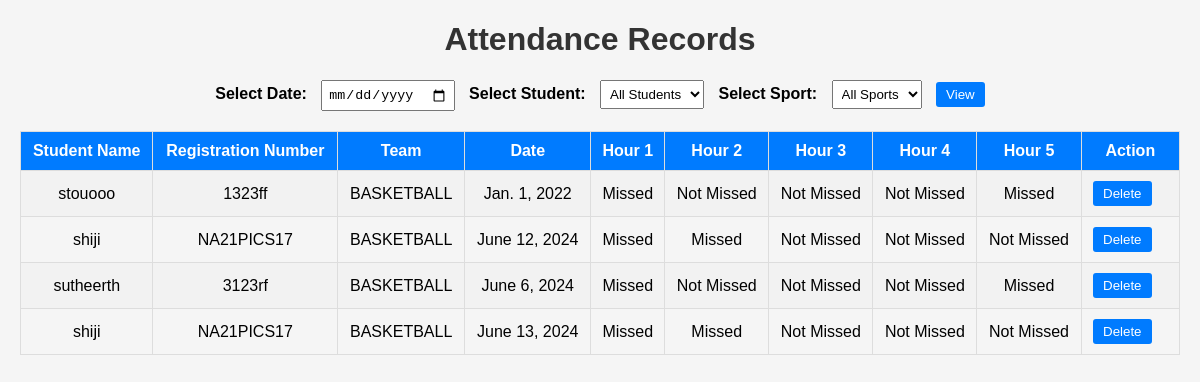
/view_attendance/ (signed in), run on the app's committed database.
### SDMSapp/models.py (models this page shows, shortened)
class Attendance(models.Model):
    student = models.ForeignKey(Student, on_delete=models.CASCADE)
    item = models.ForeignKey(Item, on_delete=models.CASCADE, null= True)
    date = models.DateField()
    hour_1 = models.BooleanField(default=False)
    hour_2 = models.BooleanField(default=False)
    hour_3 = models.BooleanField(default=False)
    hour_4 = models.BooleanField(default=False)
    hour_5 = models.BooleanField(default=False)
    @property
    def hour_1_missed(self):
        return not self.hour_1
    @property
    def hour_2_missed(self):
        return not self.hour_2
    @property
    def hour_3_missed(self):
        return not self.hour_3
    @property
    def hour_4_missed(self):
        return not self.hour_4
    @property
    def hour_5_missed(self):
        return not self.hour_5

class Student(models.Model):
    name = models.CharField(max_length=50)
    year_of_admission = models.IntegerField()
    admission_no = models.IntegerField()
    programme_id = models.ForeignKey(Programme, on_delete=models.CASCADE, null=True)
    uty_reg_no = models.CharField(max_length=50, unique = True)
    place = models.CharField(max_length=50)
    department = models.ForeignKey(Department, on_delete=models.CASCADE, null=True)
    phone_number = models.CharField(
        max_length=10,
        validators=[RegexValidator(regex='^\d{10}$', message='Phone number must be 10 to 15 digits')],
        default = 0
    )
    aadhar_number = models.CharField(
        max_length=16,
        validators=[RegexValidator(regex='^\d{16}$', message='Aadhaar number must be exactly 16 digits')],
        default = 0
    )
    dob = models.DateField(null =True)
    city = models.CharField(max_length=50)
    district = models.CharField(max_length=50)
    DISTRICT = [
    ('ALAPPUZHA', 'Alappuzha'),
    ('ERNAKULAM', 'Ernakulam'),
    ('IDUKKI', 'Idukki'),
    ('KANNUR', 'Kannur'),
    ('KASARAGOD', 'Kasaragod'),
    ('KOLLAM', 'Kollam'),
    ('KOTTAYAM', 'Kottayam'),
    ('KOZHIKODE', 'Kozhikode'),
    ('MALAPPURAM', 'Malappuram'),
    ('PALAKKAD', 'Palakkad'),
    ('PATHANAMTHITTA', 'Pathanamthitta'),
    ('THIRUVANANTHAPURAM', 'Thiruvananthapuram'),
    ('THRISSUR', 'Thrissur'),
    ('WAYANAD', 'Wayanad'),
]
    district = models.CharField(max_length=50,  choices=DISTRICT, default='Active')
    pincode = models.CharField(max_length=50)
    def __str__(self):
        return str(self.name)

class Item(models.Model):
    item_name = models.CharField(max_length=50)
    ITEM_TYPE = [
         ('SPORTS', 'SPORTS'),
         ('ATHLETICS', 'ATHLETICS'),
    ]
    item_type = models.CharField(max_length=50,  choices=ITEM_TYPE, default='Active')
    no_of_players = models.IntegerField()

### SDMSapp/views.py (the view)
# urls.py: path('view_attendance/', view_attendance, name='view_attendance'),
@login_required
def view_attendance(request):
    date = request.GET.get('date', None)
    if date:
        attendance_records = Attendance.objects.filter(date=date)
    else:
        attendance_records = Attendance.objects.all()
    return render(request, 'SDMSapp/view_attendance.html', {'attendance_records': attendance_records, 'selected_date': date})

### SDMSapp/templates/SDMSapp/view_attendance.html (shortened to what this page needs)
<!DOCTYPE html>
<html>
<head>
</head>
<body>
    <h1>Attendance Records</h1>
    <form method="get">
        <label for="date">Select Date:</label>
        <input type="date" id="date" name="date" value="{{ selected_date }}">
        <label for="student">Select Student:</label>
        <select id="student" name="student">
            <option value="">All Students</option>
        </select>
        <label for="sport">Select Sport:</label>
        <select id="sport" name="sport">
            <option value="">All Sports</option>
        </select>
        <button type="submit">View</button>
    </form>
    <table>
        <tr>
            <th>Student Name</th>
            <th>Registration Number</th>
            <th>Team</th>
            <th>Date</th>
            <th>Hour 1 </th>
            <th>Hour 2 </th>
            <th>Hour 3 </th>
            <th>Hour 4 </th>
            <th>Hour 5 </th>
            <th>Action</th>
        </tr>
        {% for attendance in attendance_records %}
        <tr>
            <td>{{ attendance.student }}</td>
            <td>{{ attendance.student.uty_reg_no }}</td>
            <td>{{ attendance.item.item_name }}</td>
            <td>{{ attendance.date }}</td>
            <td>{{ attendance.hour_1_missed|yesno:"Not Missed,Missed" }}</td>
            <td>{{ attendance.hour_2_missed|yesno:"Not Missed,Missed" }}</td>
            <td>{{ attendance.hour_3_missed|yesno:"Not Missed,Missed" }}</td>
            <td>{{ attendance.hour_4_missed|yesno:"Not Missed,Missed" }}</td>
            <td>{{ attendance.hour_5_missed|yesno:"Not Missed,Missed" }}</td>
            <td>
                <a  style='margin-right:16px' href="{% url 'delete_attendance' attendance.id %}">
                    <button>Delete</button>
                </a>
            </td>
        </tr>
        {% endfor %}
    </table>
</body>
</html>

### SDMSapp/templates/SDMSapp/view_attendance.html (style rules this page uses)
body { font-family: Arial, sans-serif; margin: 20px; background-color: #f5f5f5; }
h1 { text-align: center; color: #333; }
form { text-align: center; margin-bottom: 20px; }
label { font-weight: bold; margin-right: 10px; }
input[type="date"], select { padding: 5px; margin-right: 10px; }
button { padding: 5px 10px; background-color: #007bff; color: white; border: none; border-radius: 3px; cursor: pointer; }
table { width: 100%; border-collapse: collapse; margin: 20px 0; }
th, td { padding: 10px; border: 1px solid #ddd; text-align: center; }
th { background-color: #007bff; color: white; }
tr:nth-child(even) { background-color: #f2f2f2; }

### data on the page
Attendance: student "stouooo", student.uty_reg_no "1323ff", item.item_name "BASKETBALL", date "Jan. 1, 2022", hour_1_missed "Missed", hour_2_missed "Not Missed", hour_3_missed "Not Missed", hour_4_missed "Not Missed", hour_5_missed "Missed"
Attendance: student "shiji", student.uty_reg_no "NA21PICS17", item.item_name "BASKETBALL", date "June 12, 2024", hour_1_missed "Missed", hour_2_missed "Missed", hour_3_missed "Not Missed", hour_4_missed "Not Missed", hour_5_missed "Not Missed"
Attendance: student "sutheerth", student.uty_reg_no "3123rf", item.item_name "BASKETBALL", date "June 6, 2024", hour_1_missed "Missed", hour_2_missed "Not Missed", hour_3_missed "Not Missed", hour_4_missed "Not Missed", hour_5_missed "Missed"
Attendance: student "shiji", student.uty_reg_no "NA21PICS17", item.item_name "BASKETBALL", date "June 13, 2024", hour_1_missed "Missed", hour_2_missed "Missed", hour_3_missed "Not Missed", hour_4_missed "Not Missed", hour_5_missed "Not Missed"
